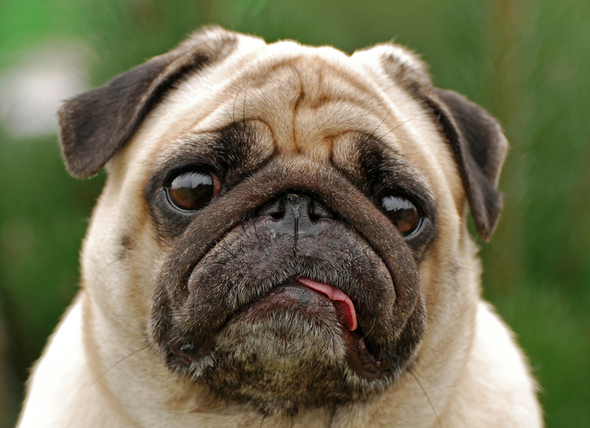
#> input picture archive-20200922/CS504/Module09/bulldog2.png, 590 x 428 px
$ python filter.py
#> lines starting #> are read from the running program, lines starting #| are printed output that depends on the picture
from PIL import Image, ImageFilter

# blur image
img = Image.open('bulldog2.png')
#> img is the input picture: PIL image 590x428 RGB; mean R, G, B 115, 113, 85.1
im_blurred = img.filter(filter=ImageFilter.BLUR)
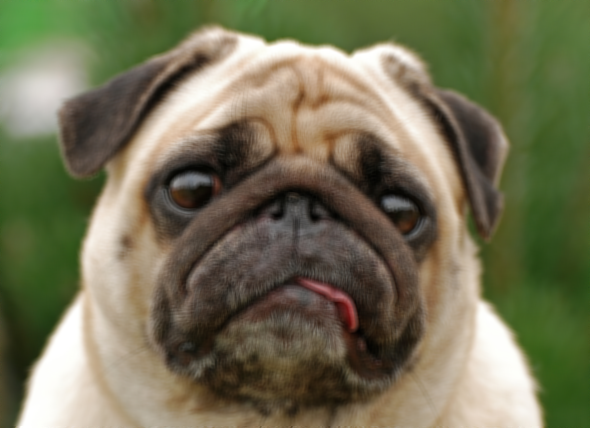
#> im_blurred: PIL image 590x428 RGB; mean R, G, B 115, 113, 85.1
im_blurred.save('blur.jpg')

# grayscale
img_gray = img.convert('L')
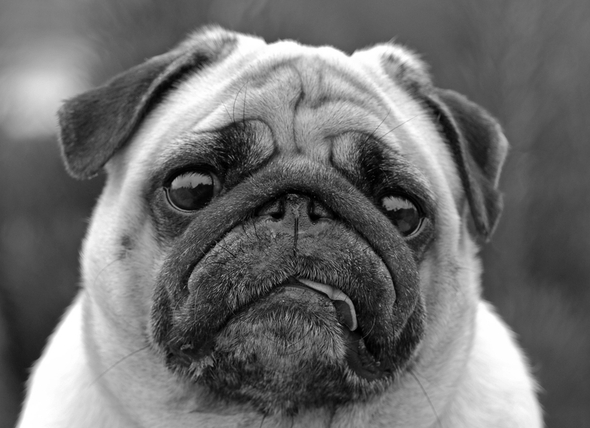
#> img_gray: PIL image 590x428 L; min 0, max 255, mean 110.4
img_gray.save('grayscale.png')
